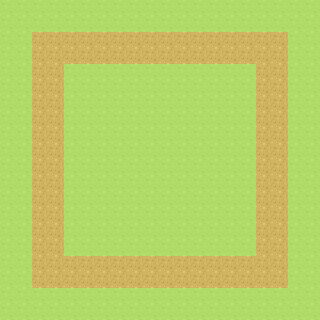

A level layout from a 2D game, rendered from its tile map. Below: a short description, then the map file with its tile-grid data intact:
An orthogonal 20x20 tile map with 16x16 px tiles, 1 tile layer (Capa de patrones 1) and 4 objects.

<map version="1.8" tiledversion="1.8.2" orientation="orthogonal" renderorder="right-down" width="20" height="20" tilewidth="16" tileheight="16" infinite="0" nextlayerid="5" nextobjectid="15">
 <tileset firstgid="1" source="tiles.tsx" />
 <layer id="1" name="Capa de patrones 1" width="20" height="20">
  <data encoding="csv">
902,902,902,902,902,902,902,902,902,902,902,902,902,902,902,902,902,902,902,902,
902,902,902,902,902,902,902,902,902,902,902,902,902,902,902,902,902,902,902,902,
902,902,913,913,913,913,913,913,913,913,913,913,913,913,913,913,913,913,902,902,
902,902,913,913,913,913,913,913,913,913,913,913,913,913,913,913,913,913,902,902,
902,902,913,913,902,902,902,902,902,902,902,902,902,902,902,902,913,913,902,902,
902,902,913,913,902,902,902,902,902,902,902,902,902,902,902,902,913,913,902,902,
902,902,913,913,902,902,902,902,902,902,902,902,902,902,902,902,913,913,902,902,
902,902,913,913,902,902,902,902,902,902,902,902,902,902,902,902,913,913,902,902,
902,902,913,913,902,902,902,902,902,902,902,902,902,902,902,902,913,913,902,902,
902,902,913,913,902,902,902,902,902,902,902,902,902,902,902,902,913,913,902,902,
902,902,913,913,902,902,902,902,902,902,902,902,902,902,902,902,913,913,902,902,
902,902,913,913,902,902,902,902,902,902,902,902,902,902,902,902,913,913,902,902,
902,902,913,913,902,902,902,902,902,902,902,902,902,902,902,902,913,913,902,902,
902,902,913,913,902,902,902,902,902,902,902,902,902,902,902,902,913,913,902,902,
902,902,913,913,902,902,902,902,902,902,902,902,902,902,902,902,913,913,902,902,
902,902,913,913,902,902,902,902,902,902,902,902,902,902,902,902,913,913,902,902,
902,902,913,913,913,913,913,913,913,913,913,913,913,913,913,913,913,913,902,902,
902,902,913,913,913,913,913,913,913,913,913,913,913,913,913,913,913,913,902,902,
902,902,902,902,902,902,902,902,902,902,902,902,902,902,902,902,902,902,902,902,
902,902,902,902,902,902,902,902,902,902,902,902,902,902,902,902,902,902,902,902
</data>
 </layer>
 <objectgroup id="4" name="ruta">
  <object id="11" x="47.5" y="273">
   <properties>
    <property name="path" type="object" value="12" />
   </properties>
   <point />
  </object>
  <object id="12" x="48" y="48.5">
   <properties>
    <property name="path" type="object" value="13" />
   </properties>
   <point />
  </object>
  <object id="13" x="271" y="48">
   <properties>
    <property name="path" type="object" value="14" />
   </properties>
   <point />
  </object>
  <object id="14" x="272.5" y="271.5">
   <properties>
    <property name="path" type="object" value="11" />
   </properties>
   <point />
  </object>
 </objectgroup>
</map>
